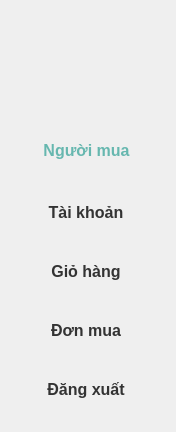
        <widget class="QWidget" name="buyerSidebar" native="true">
         <property name="styleSheet">
          <string notr="true">QWidget#buyerSidebar {
	background-color: white;
	border-radius: 15px;
}
</string>
         </property>
         <widget class="QLabel" name="buyerAvt">
          <property name="geometry">
           <rect>
            <x>36</x>
            <y>30</y>
            <width>100</width>
            <height>100</height>
           </rect>
          </property>
          <property name="styleSheet">
           <string notr="true">border-image: url(:/images/social/buyer.png) 0 0 0 0 stretch stretch;</string>
          </property>
          <property name="text">
           <string/>
          </property>
         </widget>
         <widget class="QWidget" name="verticalWidget" native="true">
          <property name="geometry">
           <rect>
            <x>6</x>
            <y>182</y>
            <width>160</width>
            <height>241</height>
           </rect>
          </property>
          <property name="styleSheet">
           <string notr="true">QPushButton {
	height: 30px;
	background-color: transparent;
	border: none;
	font-size: 16px;
	padding: 8px;
	color: #333;
	font-weight: bold;
}

QPushButton::hover {
	background-color: #f2f2f2;
	color: #f27d85;
}</string>
          </property>
          <layout class="QVBoxLayout" name="verticalLayout">
           <item>
            <widget class="QPushButton" name="buyerInfoBtn">
             <property name="cursor">
              <cursorShape>PointingHandCursor</cursorShape>
             </property>
             <property name="text">
              <string>Tài khoản</string>
             </property>
            </widget>
           </item>
           <item>
            <widget class="QPushButton" name="buyerCartBtn">
             <property name="cursor">
              <cursorShape>PointingHandCursor</cursorShape>
             </property>
             <property name="text">
              <string>Giỏ hàng</string>
             </property>
            </widget>
           </item>
           <item>
            <widget class="QPushButton" name="buyerOrdersBtn">
             <property name="cursor">
              <cursorShape>PointingHandCursor</cursorShape>
             </property>
             <property name="text">
              <string>Đơn mua</string>
             </property>
            </widget>
           </item>
           <item>
            <widget class="QPushButton" name="buyerLogoutBtn">
             <property name="cursor">
              <cursorShape>PointingHandCursor</cursorShape>
             </property>
             <property name="text">
              <string>Đăng xuất</string>
             </property>
            </widget>
           </item>
          </layout>
         </widget>
         <widget class="QLabel" name="label">
          <property name="geometry">
           <rect>
            <x>6</x>
            <y>140</y>
            <width>161</width>
            <height>21</height>
           </rect>
          </property>
          <property name="styleSheet">
           <string notr="true">font-weight: bold;
font-size: 16px;
color: #66b7af;</string>
          </property>
          <property name="text">
           <string>Người mua</string>
          </property>
          <property name="alignment">
           <set>Qt::AlignCenter</set>
          </property>
         </widget>
        </widget>
